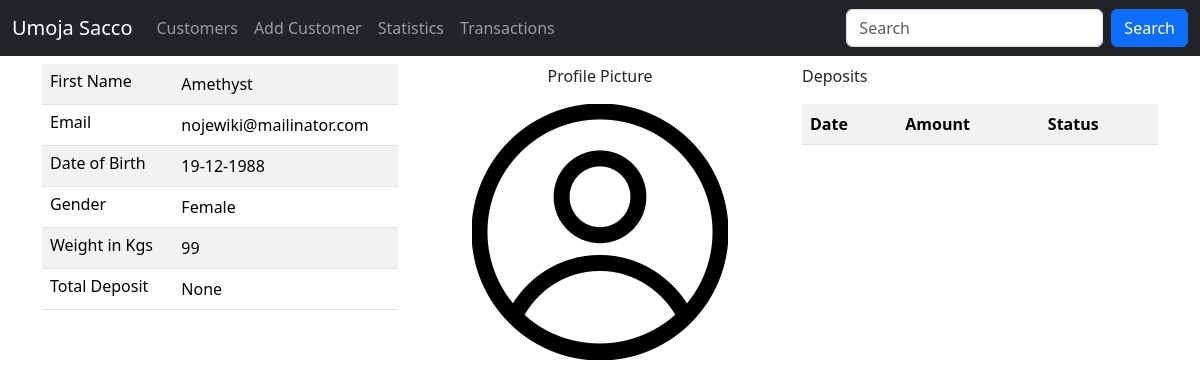
Before: /customers/details/106 with the older database file.
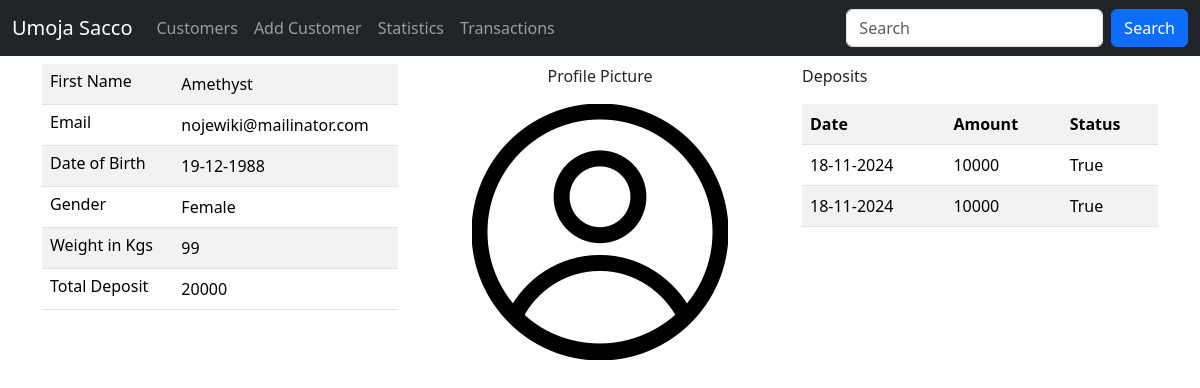
After: the same page with the newer database file.
### sacco/models.py (models this page shows, shortened)
class Deposit(models.Model):
    amount = models.IntegerField()
    status = models.BooleanField(default=False)
    customer = models.ForeignKey(Customer, on_delete=models.CASCADE)
    created_at = models.DateTimeField(auto_now_add=True)
    updated_at = models.DateTimeField(auto_now=True)
    class Meta:
        db_table = 'deposits'

### sacco/views.py (the view)
# urls.py: path('customers/details/<int:customer_id>', views.customer_details, name='customer_details'),
def customer_details(request, customer_id):
    customer = Customer.objects.get(id=customer_id)
    deposits = Deposit.objects.filter(customer_id=customer_id)
    total = Deposit.objects.filter(customer=customer).filter(status=True).aggregate(Sum('amount'))['amount__sum']
    return render(request, "details.html", {'deposits': deposits, 'customer': customer, 'total': total})

### templates/details.html (shortened to what this page needs)
{% extends 'master.html' %}
{% load static %}
{% block content %}
    <div class="container">
        <div class="row mt-2">
            <div class="col-sm-4">
                <table class="table table-striped">
                    <tr>
                        <td class="h6">First Name</td>
                        <td>{{ customer.first_name }}</td>
                    </tr>
                    <tr>
                        <td class="h6">Email</td>
                        <td>{{ customer.email }}</td>
                    </tr>
                    <tr>
                        <td class="h6">Date of Birth</td>
                        <td>{{ customer.dob | date:"d-m-Y" }}</td>
                    </tr>
                    <tr>
                        <td class="h6">Gender</td>
                        <td>{{ customer.gender }}</td>
                    </tr>
                    <tr>
                        <td class="h6">Weight in Kgs</td>
                        <td>{{ customer.weight }}</td>
                    </tr>
                    <tr>
                        <td class="h6">Total Deposit</td>
                        <td>{{ total }}</td>
                    </tr>
                </table>
            </div>
            <div class="col-sm-4">
                <p class="text-center"> Profile Picture </p>
                {% if customer.profile_pic %}
                    <img class="img-fluid mx-auto d-block profile" src="{{ customer.profile_pic.url }}" alt="">
                {% else %}
                    <img class="img-fluid mx-auto d-block profile" src="{% static 'profile.png' %}" alt="">
                {% endif %}
            </div>
            <div class="col-sm-4">
                <p>Deposits</p>
                <table class="table table-striped">
                    <tr>
                        <th>Date</th>
                        <th>Amount</th>
                        <th>Status</th>
                    </tr>
                    {% for depo in deposits %}
                        <tr>
                            <td>{{ depo.created_at | date:"d-m-Y" }}</td>
                            <td>{{ depo.amount }}</td>
                            <td>{{ depo.status }}</td>
                        </tr>
                    {% endfor %}
                </table>
            </div>
        </div>
    </div>
{% endblock %}

Changed rows visible on the page:
added Deposit: created_at "18-11-2024", amount "10000", status "True"
added Deposit: created_at "18-11-2024", amount "10000", status "True"
Other visible differences:
{{ total }}: "None" → "20000"
